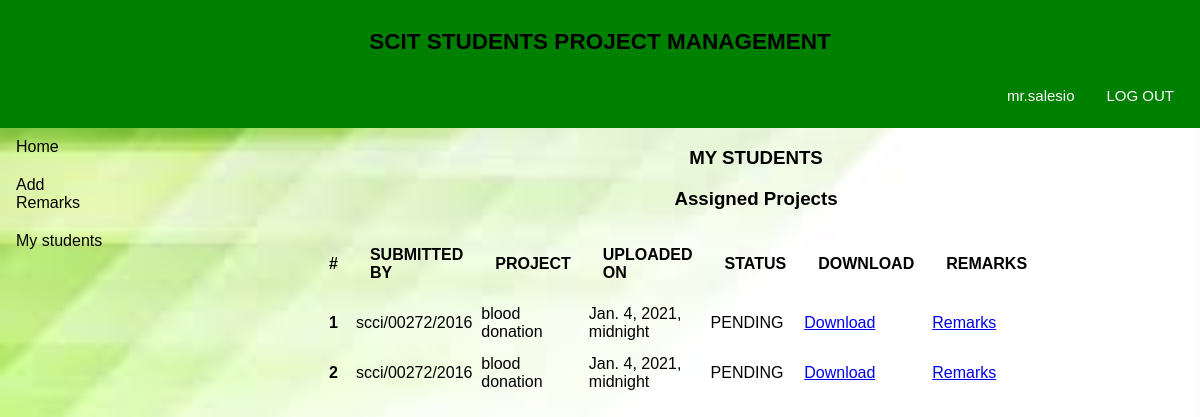
The page /users/mystudents/ (signed in) on the database its author committed.
### students/models.py (models this page shows, shortened)
class User(AbstractUser):
    is_student = models.BooleanField(default=False)
    is_lecturer = models.BooleanField(default=False)
    first_name = models.CharField(max_length=20)
    last_name = models.CharField(max_length=20)
    createdon = models.DateTimeField(auto_now_add=True)
    updatedon = models.DateTimeField(auto_now=True)

class Project(models.Model):
    phase = models.CharField(max_length=30, choices=PHASE_CHOICES, default='PROJECT_CONCEPT')
    student = models.ManyToManyField(User, limit_choices_to={'is_student': True},related_name='student_project')
    project_title = models.CharField(max_length=100)
    registration_no = models.CharField(max_length=100)
    project_brief = models.TextField(default='description')
    submission_date = models.DateTimeField()
    supervisor = models.ManyToManyField(User, limit_choices_to={'is_lecturer': True}, related_name='projects_assigned')
    pdf = models.FileField(upload_to='projects/pdf/')
    status = models.CharField(max_length=30, choices=STATUS_CHOICES, default='PENDING')

### students/views.py (the view)
# urls.py: path('mystudents/', views.mystudents, name='my_students'),
def mystudents(request):
    lecturer = request.user.lecturer
    projects = request.user.projects_assigned.all()
    context = {
        'lecturer': lecturer,
        'my_projects': request.user.projects_assigned.all()
    }
    return render(request, 'students/mystudents.html', context)

### students/templates/students/mystudents.html
{% extends "students/essentials/body6.html" %}
{% block content %}
            <div>
             <h1>MY STUDENTS</h1>
            </div>
            <div>
             <h1>Assigned Projects</h1>
            </div>
            <div class="table-content">
                <div class="table-responsive">
                 <table class="table-student">
                    <thead class="thead-dark">
                    <tr>
                     <th scope="col">#</th>
                     <th scope="col">  SUBMITTED BY  </th>
                     <th scope="col">  PROJECT  </th>
                     <th scope="col">  UPLOADED ON  </th>
                     <th scope="col">  STATUS </th>
                     <th scope="col"> DOWNLOAD </th>
                     <th scope="col">  REMARKS  </th>
                    </tr>
                    </thead>
                <tbody>
                {% for project in my_projects %}
                    <tr>
                        <th scope="row">{{ forloop.counter }}</th>
                        <td>{{project.registration_no}}</td>
                        <td>{{project.project_title}}</td>
                        <td>{{project.submission_date}}</td>
                        <td class="text-capitalize">{{project.status}}</td>
                        <td><a href="{{project.pdf.url}}" class="btn btn-primary" target="_blank">Download</a></td>
                        <td><a  class="btn btn-danger" href="{% url 'users:add_remarks'  %}">Remarks</a></td>
                    </tr>
                {% endfor %}
                </tbody>
                 </table>
                </div>
           </div>
{% endblock content%}

### students/templates/students/essentials/body6.html (shortened to what this page needs)
<!DOCTYPE html>
<html lang="en">
{% load static %}
<head>
    <link rel="stylesheet" href="{% static 'students/css/style.css'%}"/>
</head>
<body>
    <section class="main">
        <section class="head_home">
           <div class="title">
                <h2>SCIT STUDENTS PROJECT MANAGEMENT</h2>
                <ul class="navigating_lg_sn">
                    <li><a class="active" href="{%url 'logout'%}">LOG OUT</a></li>
                    <li><a>{{ user.username }}</a></li>
                </ul>
            </div>
        </section>
        <section class="goto_pages">
            <div>
                <ul class="navigating">
                    <li><a class="active" href="{% url 'users:student-home' %}">Home</a></li>
                    <li><a href="{% url 'users:add_remarks' %}">Add Remarks</a></li>
                    <li><a href="{% url 'users:my_students' %}">My students</a></li>
                  </ul>
            </div>
        </section>
        <section class="content">
        {% block content %}{% endblock %}
        </section>
    </section>
</body>
</html>

### students/static/students/css/style.css (style rules this page uses)
body { font-family: sans-serif; margin:0; padding: 0; background: url(../images/minimal.jpg); background-size: cover; background-position: center; height:100%; }
.title { padding: 10px; text-align: center; background: green; color: black; font-size: 15px; }
.navigating_lg_sn { list-style-type: none; margin: 0; padding: 0; overflow: hidden; background:transparent; }
.navigating_lg_sn li { float: right; }
.navigating_lg_sn a { display: block; color: white; text-align: center; padding: 14px 16px; text-decoration: none; }
.navigating { list-style-type: none; margin: 0; padding: 0; width: 10%; background:transparent; position: fixed; height: 100%; overflow: auto; text-align: left; }
.navigating a { display: block; color: #000; padding: 10px 16px; text-decoration: none; }
.content { margin-left: 26%; }
.content h1 { text-align: center; }
.table-student { width: 70%; }
.table td, th { padding: 15px; text-align: left; }
.topics-table td, th { padding: 15px; }
.carousel, .item, .active { height:100%; }

### rows shown on the page
User: username "mr.salesio"
Project: registration_no "scci/00272/2016", project_title "blood donation", submission_date "Jan. 4, 2021, midnight", status "PENDING"
Project: registration_no "scci/00272/2016", project_title "blood donation", submission_date "Jan. 4, 2021, midnight", status "PENDING"
